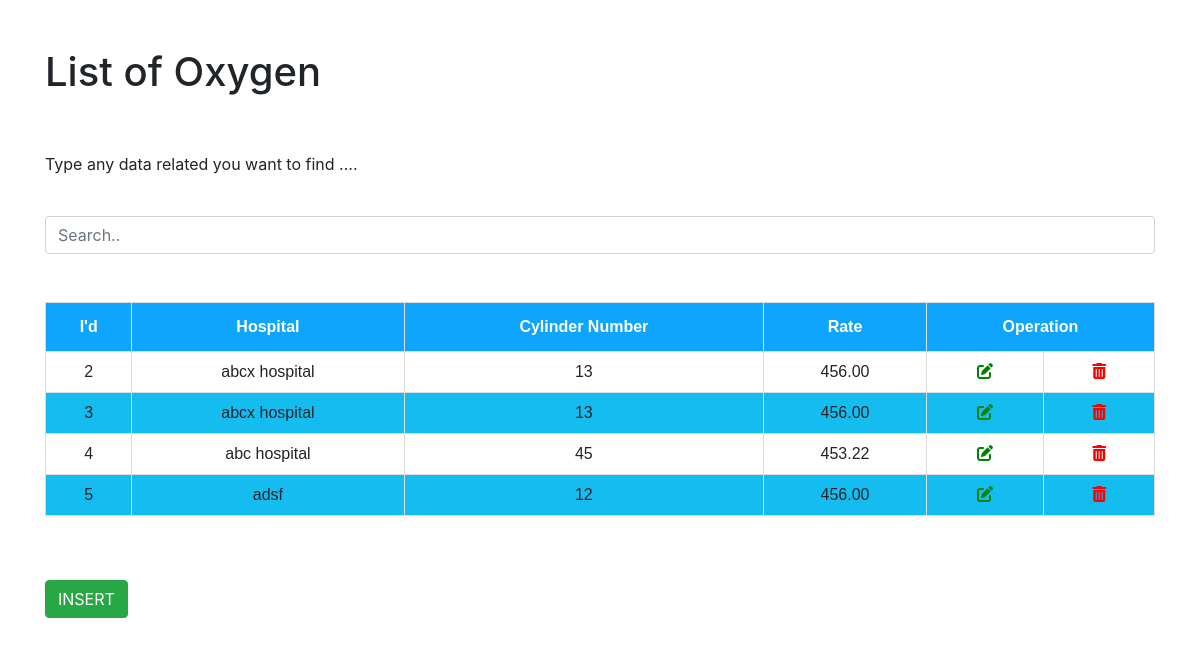
The page /admin_oxygen.php on the database its author committed.
### tables this page shows
CREATE TABLE `oxygen` (
  `oxy_id` int(11) NOT NULL,
  `hospital` varchar(255) NOT NULL,
  `cylinder_no` varchar(255) NOT NULL,
  `rate` varchar(255) NOT NULL
);

### admin_oxygen.php (the view, shortened to what this page needs)
<!DOCTYPE html>
<html lang="en">
<head>
  <link rel="stylesheet" href="https://maxcdn.bootstrapcdn.com/bootstrap/4.5.2/css/bootstrap.min.css">
  </head>
  <body>
  <div class="container">
      <div class="main-div">
             <h1 class= "py-5"> List of Oxygen  </h1>
             <p>Type any data related you want to find ....</p>
             <br>
             <input class="form-control" id="myInput" type="text" placeholder="Search..">
             <br><br>
             <div class = "center-div" style="overflow-x:auto;">
                <div class="table-responsive">
                	<table id="customers" class="table table-bordered">
                       <thead>
                           <tr>
                           	<th>I'd</th>
                           	<th>Hospital</th>
                           	<th>Cylinder Number</th>
                           	<th>Rate</th>
                           	<th colspan=2>Operation</th>
                           </tr>
                       </thead>
                       <tbody id="myTable">
<?php
$con = mysqli_connect('localhost','root','','registration');
$selectquery = " select * from oxygen ";
$query = mysqli_query($con,$selectquery);
while($res = mysqli_fetch_array($query))
{
?>
                         <tr>
                            <td><?php echo $res['oxy_id']; ?></td>
                            <td><?php echo $res['hospital']; ?></td>
                            <td><?php echo $res['cylinder_no']; ?></td>
                            <td><?php echo $res['rate']; ?></td>
                            <td><a href="admin_oxygen_update.php?oxy_id=<?php echo $res['oxy_id']; ?>" data-toggle="tooltip" data-placement="top" title="UPDATE"><i class='fas fa-edit' style='color:green'></i></a></td>
                            <td><a href="admin_oxygen_delete.php?oxy_id=<?php echo $res['oxy_id']; ?>" data-toggle="tooltip" data-placement="top" title="DELETE"><i class='fas fa-trash-alt' style='color:red'></i></td>
                        </tr>
<?php
}
?>
                       </tbody>
                	</table>
                </div>
             </div>
      </div>
      <div class ="py-5">
      <a href="admin_oxygen_insert.php" class="btn btn-success" role="button">INSERT</a>
</div>
</div>
  </body>
  </html>

### rows shown on the page
oxygen: oxy_id "2", hospital "abcx hospital", cylinder_no "13", rate "456.00"
oxygen: oxy_id "3", hospital "abcx hospital", cylinder_no "13", rate "456.00"
oxygen: oxy_id "4", hospital "abc hospital", cylinder_no "45", rate "453.22"
oxygen: oxy_id "5", hospital "adsf", cylinder_no "12", rate "456.00"
